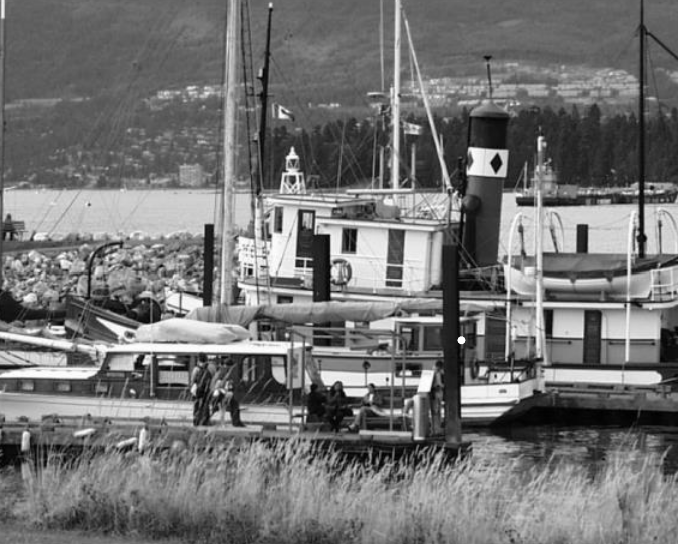
#> input picture Artificial Intelligence/Frameworks and Libraries/OpenCV/images/boat1.png, 678 x 544 px
$ python FeatureDescriptorsAndMatching.py
#> lines starting #> are read from the running program, lines starting #| are printed output that depends on the picture
# import cv2
# import numpy as np
# import matplotlib.pyplot as plt
#
# # --- English ---
# # Load the two images.
# # --- 中文 ---
# # 加载两张图片。
# img1_bgr = cv2.imread('images/image1.jpg') # Load color image for display
# img2_bgr = cv2.imread('images/image2.jpg') # Load color image for display
#
# if img1_bgr is None or img2_bgr is None:
#     print("Error: Could not load one or both images.")
# else:
#     # --- English ---
#     # Convert to grayscale for feature detection
#     # --- 中文 ---
#     # 转换为灰度图以进行特征检测
#     img1_gray = cv2.cvtColor(img1_bgr, cv2.COLOR_BGR2GRAY)
#     img2_gray = cv2.cvtColor(img2_bgr, cv2.COLOR_BGR2GRAY)
#
#     # 1. Initialize the SIFT detector.
#     sift = cv2.SIFT_create()
#
#     # 2. Find the keypoints and descriptors with SIFT for both images.
#     kp1, des1 = sift.detectAndCompute(img1_gray, None)
#     kp2, des2 = sift.detectAndCompute(img2_gray, None)
#
#     # 3. Create a BFMatcher object with cross-checking.
#     bf = cv2.BFMatcher(cv2.NORM_L2, crossCheck=True)
#
#     # 4. Match the descriptors.
#     matches = bf.match(des1, des2)
#
#     # 5. Sort the matches by distance.
#     matches = sorted(matches, key=lambda x: x.distance)
#
#     # --- English ---
#     # 6. Draw the first 50 matches.
#     #    Note: We need to use the original color images for drawing.
#     # --- 中文 ---
#     # 6. 绘制前50个匹配结果。
#     #    注意：我们需要使用原始的彩色图像进行绘制。
#     img_matches = cv2.drawMatches(img1_bgr, kp1, img2_bgr, kp2, matches[:50], None, flags=cv2.DrawMatchesFlags_NOT_DRAW_SINGLE_POINTS)
#
#     # --- English ---
#     # 7. Display the result using Matplotlib.
#     #    cv2.drawMatches creates a BGR image, so we need to convert it to RGB for Matplotlib.
#     # --- 中文 ---
#     # 7. 使用Matplotlib显示结果。
#     #    cv2.drawMatches创建的是BGR图像，因此我们需要将其转换为RGB以供Matplotlib使用。
#     plt.figure(figsize=(20, 10)) # English: Create a large figure to display the result / 中文: 创建一个大窗口来显示结果
#     plt.imshow(cv2.cvtColor(img_matches, cv2.COLOR_BGR2RGB))
#     plt.title('BFMatcher - Simple Matches')
#     plt.axis('off') # English: Hide the axes / 中文: 隐藏坐标轴
#     plt.show()


#################################
import cv2
import numpy as np
import matplotlib.pyplot as plt

# --- English ---
# Load the two images.
# --- 中文 ---
# 加载两张图片。
img1_bgr = cv2.imread('images/boat1.png') # Load color image
#> img1_bgr is the input picture: shape (544, 678, 3); min 0, max 255, mean 115.4
img2_bgr = cv2.imread('images/boat2.png') # Load color image
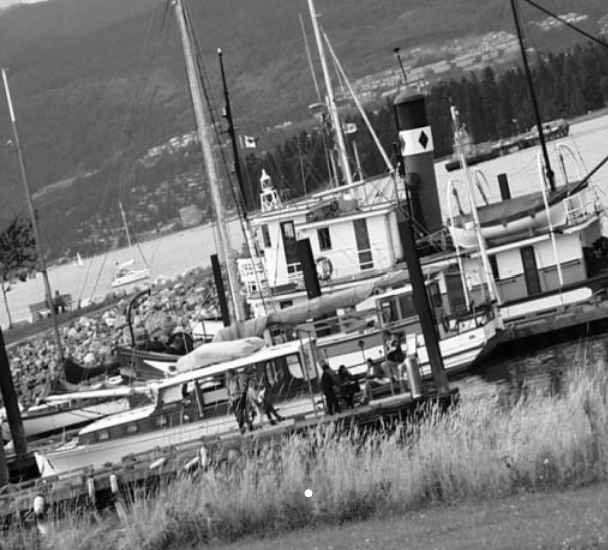
#> input picture Artificial Intelligence/Frameworks and Libraries/OpenCV/images/boat2.png, 608 x 550 px
#> img2_bgr is the input picture: shape (550, 608, 3); min 0, max 255, mean 117.2

if img1_bgr is None or img2_bgr is None:
    print("Error: Could not load one or both images.")
else:
    # --- English ---
    # Convert to grayscale for feature detection
    # --- 中文 ---
    # 转换为灰度图以进行特征检测
    img1_gray = cv2.cvtColor(img1_bgr, cv2.COLOR_BGR2GRAY)
    img2_gray = cv2.cvtColor(img2_bgr, cv2.COLOR_BGR2GRAY)

    # 1. Initialize the SIFT detector.
    sift = cv2.SIFT_create()

    # 2. Find the keypoints and descriptors with SIFT.
    kp1, des1 = sift.detectAndCompute(img1_gray, None)
#> kp1 = 5668 keypoints; strongest (x, y, size): (461, 340, 5.1), (496, 163, 7.4), (350, 241, 12), (438, 319, 6.2)
    kp2, des2 = sift.detectAndCompute(img2_gray, None)
#> kp2 = 5083 keypoints; strongest (x, y, size): (423, 140, 6.2), (254, 288, 2.6), (325, 242, 9), (411, 141, 15.7)

    # 3. Create a BFMatcher object.
    bf = cv2.BFMatcher(cv2.NORM_L2)

    # 4. Find the 2 nearest neighbors for each descriptor.
    matches = bf.knnMatch(des1, des2, k=2)
#> matches = 5668 matches

    # 5. Apply Lowe's Ratio Test (NNDR).
    good_matches = []
    for m, n in matches:
        if m.distance < 0.75 * n.distance:
            good_matches.append(m)
#> after the loop, good_matches = 1698 matches

    # --- English ---
    # 6. Draw the good matches.
    # --- 中文 ---
    # 6. 绘制好的匹配结果。
    img_matches_nndr = cv2.drawMatches(img1_bgr, kp1, img2_bgr, kp2, good_matches, None, flags=cv2.DrawMatchesFlags_NOT_DRAW_SINGLE_POINTS)
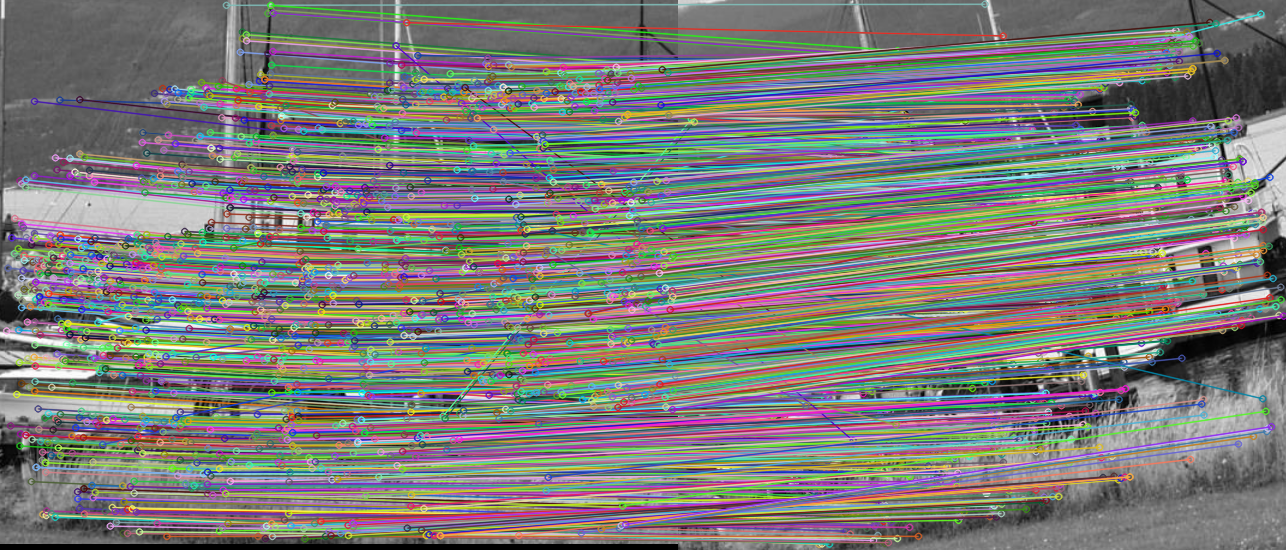
#> img_matches_nndr: shape (550, 1286, 3); mean B, G, R 120.8, 123.3, 123.3

    # --- English ---
    # 7. Display the result using Matplotlib.
    #    Convert the final BGR image to RGB for correct color display.
    # --- 中文 ---
    # 7. 使用Matplotlib显示结果。
    #    将最终的BGR图像转换为RGB以正确显示颜色。
    plt.figure(figsize=(20, 10)) # English: Make the window large enough / 中文: 让窗口足够大
    plt.imshow(cv2.cvtColor(img_matches_nndr, cv2.COLOR_BGR2RGB))
    plt.title('BFMatcher - NNDR Matches')
    plt.axis('off')
    plt.show()
